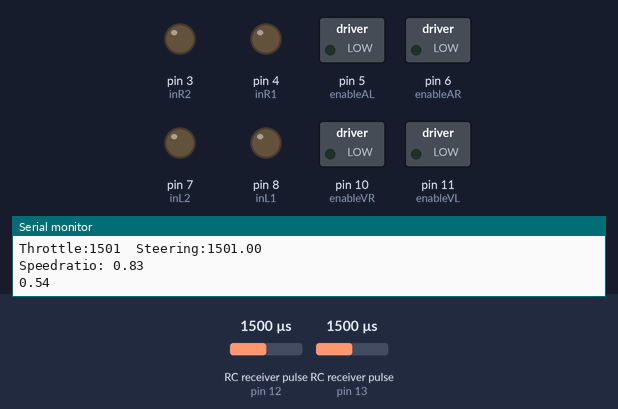
The sketch below on a simulated Arduino Uno, built with avr-gcc and run on an emulated ATmega328P. Shown: switched loads named in the sketch (green lamp = pin HIGH), output pins drawn as LEDs (lit = HIGH), the last lines printed to the serial monitor. Wiring (inferred from the names in the program): 2 × RC receiver channel: data pin 12 / data pin 13. The test bench sets the inputs (shaded band); at power-on: RC receiver pulse (sensors on pin 13, pin 12) 1500 µs.

Above: at 1.2 s.
1.3 s: RC receiver pulse (sensor on pin 13) set to 1472 µs
4.3 s: RC receiver pulse (sensor on pin 13) set to 1446 µs
At 5.4 s:
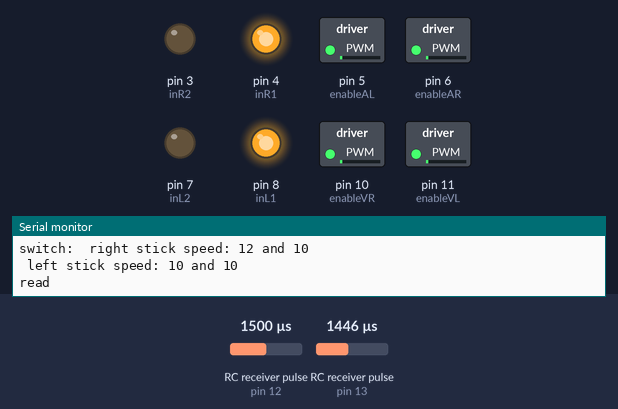
5.9 s: RC receiver pulse (sensor on pin 12) set to 1020 µs
At 7.0 s:
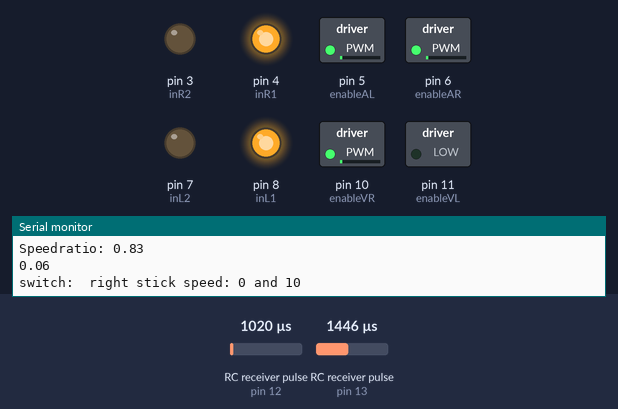
7.4 s: RC receiver pulse (sensor on pin 12) set to 1044 µs
At 8.1 s:
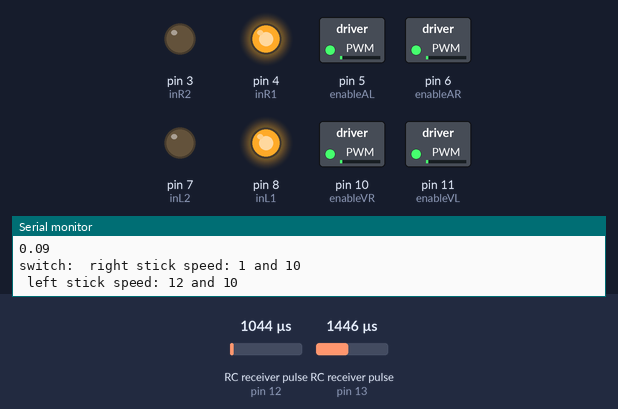
10.4 s: RC receiver pulse (sensor on pin 13) set to 1368 µs
At 11.7 s:
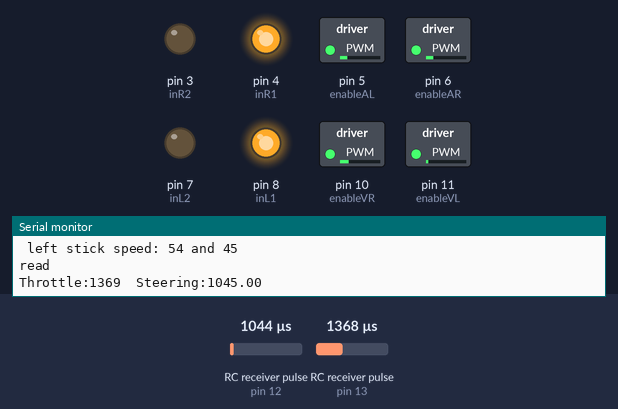
13.4 s: RC receiver pulse (sensor on pin 13) set to 1335 µs
At 16.1 s:
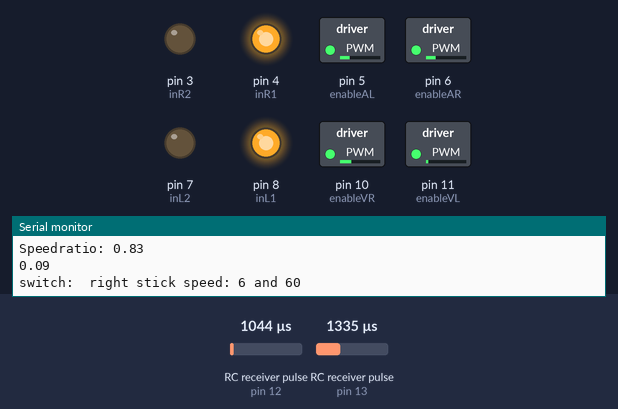
Timing chart, 0 to 17.4 s (numbered marks = the images above; inputs shaded):
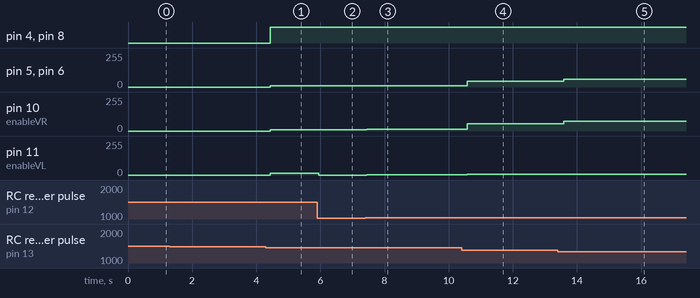

Measured:
- the behaviour switches between 1459 and 1458 µs on RC receiver pulse (sensor on pin 13) (found by bisection; images 0 and 1)
- after the input at 4.3 s, pin 4 (inR1), pin 8 (inL1): LOW → HIGH after 0.14 s; pin 5 (enableAL), pin 6 (enableAR), pin 10 (enableVR): 0/255 → 10/255 after 0.14 s; pin 11 (enableVL): 0/255 → 12/255 after 0.14 s
- after the input at 5.9 s, pin 10 (enableVR): 10/255 → 11/255 after 0.05 s; pin 11 (enableVL): 12/255 → 0/255 after 0.05 s
- after the input at 7.4 s, pin 10 (enableVR): 11/255 → 12/255 after 0.05 s; pin 11 (enableVL): 0/255 → 1/255 after 0.05 s
- after the input at 10.4 s, pin 5 (enableAL), pin 6 (enableAR): 10/255 → 45/255 after 0.18 s; pin 10 (enableVR): 12/255 → 54/255 after 0.18 s; pin 11 (enableVL): 1/255 → 5/255 after 0.18 s
- after the input at 13.4 s, pin 5 (enableAL), pin 6 (enableAR): 45/255 → 60/255 after 0.18 s; pin 10 (enableVR): 54/255 → 72/255 after 0.18 s; pin 11 (enableVL): goes 6/255 1.1 s, 7/255 0.14 s, 6/255 0.14 s, 7/255 0.14 s, then 6/255, starting after 0.18 s

The sketch:

MotorDriver.ino
```cpp
int Throttle=13;
int Steer=12;
int enableVL=11;
int enableVR=10;
int enableAL=5;
int enableAR=6;
int inL1=8;
int inL2=7;
int inR1=4;
int inR2=3;
unsigned long valThrot;
double valSteer;
double speedRatio=135.0/163.0;

void setup() {
  Serial.begin(9600);
  pinMode(Throttle,INPUT);
  pinMode(Steer, INPUT);
  pinMode(inL1,OUTPUT);
  pinMode(inL2, OUTPUT);
  pinMode(inR1,OUTPUT);
  pinMode(inR2, OUTPUT);
  pinMode(enableVL,OUTPUT);
  pinMode(enableVR,OUTPUT);
  pinMode(enableAL,OUTPUT);
  pinMode(enableAR,OUTPUT);
  Serial.println("Intitiation Finished");
}

void loop() {
  valThrot = pulseIn(Throttle,HIGH);
  valSteer=pulseIn(Steer, HIGH);
  Serial.println("read");
  Serial.print("Throttle:");
  Serial.print(valThrot);
  Serial.print("  Steering:");
  Serial.println(valSteer);
  Serial.print("Speedratio: ");
  Serial.println(speedRatio);

  int pwm = 0;
  int pwmL = 0;
  int pwmR = 0;
  int pwmVL = 0;
  int pwmVR = 0;
  int pwmAL = 0;
  int pwmAR = 0;

 double mapSteer =(( valSteer-960)/1000);
 //double mapSteer= map(valSteer,1000,2000,0.0,1.0);

  Serial.println(mapSteer);


  Serial.print("switch: ");

  if(valThrot==0){
      Serial.println(" no signal");
      digitalWrite(inL1, LOW);
      digitalWrite(inL2, LOW);
      digitalWrite(inR1, LOW);
      digitalWrite(inR2, LOW);
      analogWrite(enableVL, 0);
      analogWrite(enableVR, 0);
      analogWrite(enableAL, 0);
      analogWrite(enableAR, 0);
  }
  else if(valThrot > 1530){ //right stick
      pwm = map(valThrot, 1530, 2000, 0, 255); //map our speed to 0-255 range
      pwmL=pwm*mapSteer/max(mapSteer,(1-mapSteer));
      pwmR=pwm*(1.0-mapSteer)/max(mapSteer,(1-mapSteer));
      pwmVL = round(pwmL);
      pwmVR = round(pwmR);
      pwmAL = round(pwm*speedRatio);
      pwmAR = round(pwm*speedRatio);
      digitalWrite(inL1, LOW);
      digitalWrite(inL2, HIGH);
      digitalWrite(inR1, LOW);
      digitalWrite(inR2, HIGH);
      analogWrite(enableVL, pwmVL);
      analogWrite(enableAL, pwmAL);
      analogWrite(enableVR, pwmVR);
      analogWrite(enableAR, pwmAR);

      Serial.print(" right stick speed: ");
      Serial.print(pwmVL);
      Serial.print(" and ");
      Serial. println(pwmAL);
      Serial.print(" left stick speed: ");
      Serial.print(pwmVR);
      Serial.print(" and ");
      Serial.println(pwmAR);
  }
  else if(valThrot < 1460){
      pwm = map(valThrot, 1470, 1000, 0, 255); //map our speed to 0-255 range
      pwmL=pwm*mapSteer/max(mapSteer,(1-mapSteer));
      pwmR=pwm*(1.0-mapSteer)/max(mapSteer,(1-mapSteer));
      pwmVL = round(pwmL);
      pwmVR = round(pwmR);
      pwmAL = round(pwm*speedRatio);
      pwmAR = round(pwm*speedRatio);
      digitalWrite(inL1, HIGH);
      digitalWrite(inL2, LOW);
      digitalWrite(inR1, HIGH);
      digitalWrite(inR2, LOW);
      analogWrite(enableVL, pwmVL);
      analogWrite(enableAL, pwmAL);
      analogWrite(enableVR, pwmVR);
      analogWrite(enableAR, pwmAR);

      Serial.print(" right stick speed: ");
      Serial.print(pwmVL);
      Serial.print(" and ");
      Serial. println(pwmAL);
      Serial.print(" left stick speed: ");
      Serial.print(pwmVR);
      Serial.print(" and ");
      Serial.println(pwmAR);
  }else{
      Serial.println(" stick centered");
      digitalWrite(inL1, LOW);
      digitalWrite(inL2, LOW);
      digitalWrite(inR1, LOW);
      digitalWrite(inR2, LOW);
      analogWrite(enableVL, 0);
      analogWrite(enableAL, 0);
      analogWrite(enableVR, 0);
      analogWrite(enableAR, 0);
  }

  delay(10);

}
```
